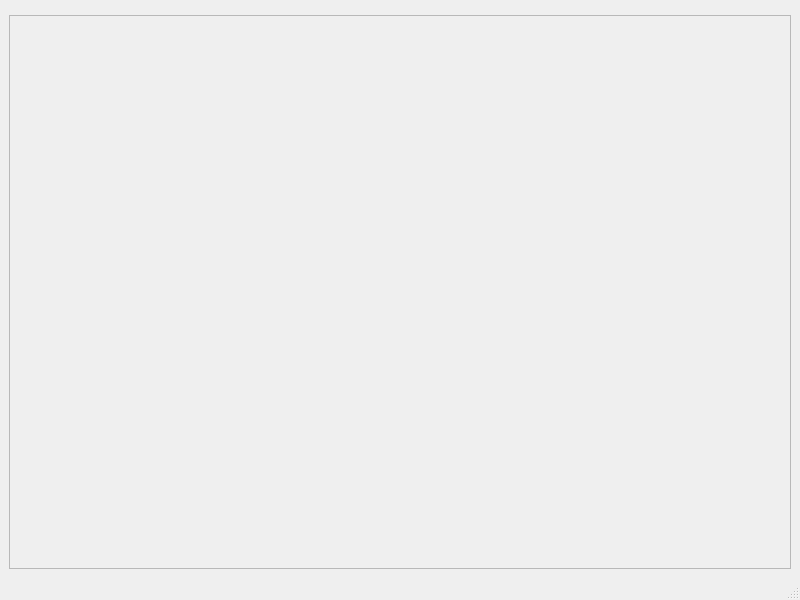
<?xml version="1.0" encoding="UTF-8"?>
<ui version="4.0">
 <class>MainWindow</class>
 <widget class="QMainWindow" name="MainWindow">
  <property name="geometry">
   <rect>
    <x>0</x>
    <y>0</y>
    <width>800</width>
    <height>600</height>
   </rect>
  </property>
  <property name="windowTitle">
   <string>Алфавитный указатель</string>
  </property>
  <widget class="QWidget" name="centralwidget">
   <layout class="QVBoxLayout" name="verticalLayout">
    <item>
     <widget class="QFrame" name="alphabetLayout">
      <property name="sizePolicy">
       <sizepolicy hsizetype="Minimum" vsizetype="Maximum">
        <horstretch>0</horstretch>
        <verstretch>0</verstretch>
       </sizepolicy>
      </property>
      <property name="frameShape">
       <enum>QFrame::StyledPanel</enum>
      </property>
      <property name="frameShadow">
       <enum>QFrame::Raised</enum>
      </property>
     </widget>
    </item>
    <item>
     <widget class="QFrame" name="tableViewWidget">
      <property name="sizePolicy">
       <sizepolicy hsizetype="Minimum" vsizetype="Minimum">
        <horstretch>0</horstretch>
        <verstretch>0</verstretch>
       </sizepolicy>
      </property>
      <property name="frameShape">
       <enum>QFrame::StyledPanel</enum>
      </property>
      <property name="frameShadow">
       <enum>QFrame::Raised</enum>
      </property>
     </widget>
    </item>
   </layout>
  </widget>
  <widget class="QStatusBar" name="statusBar"/>
 </widget>
 <resources/>
 <connections/>
</ui>
